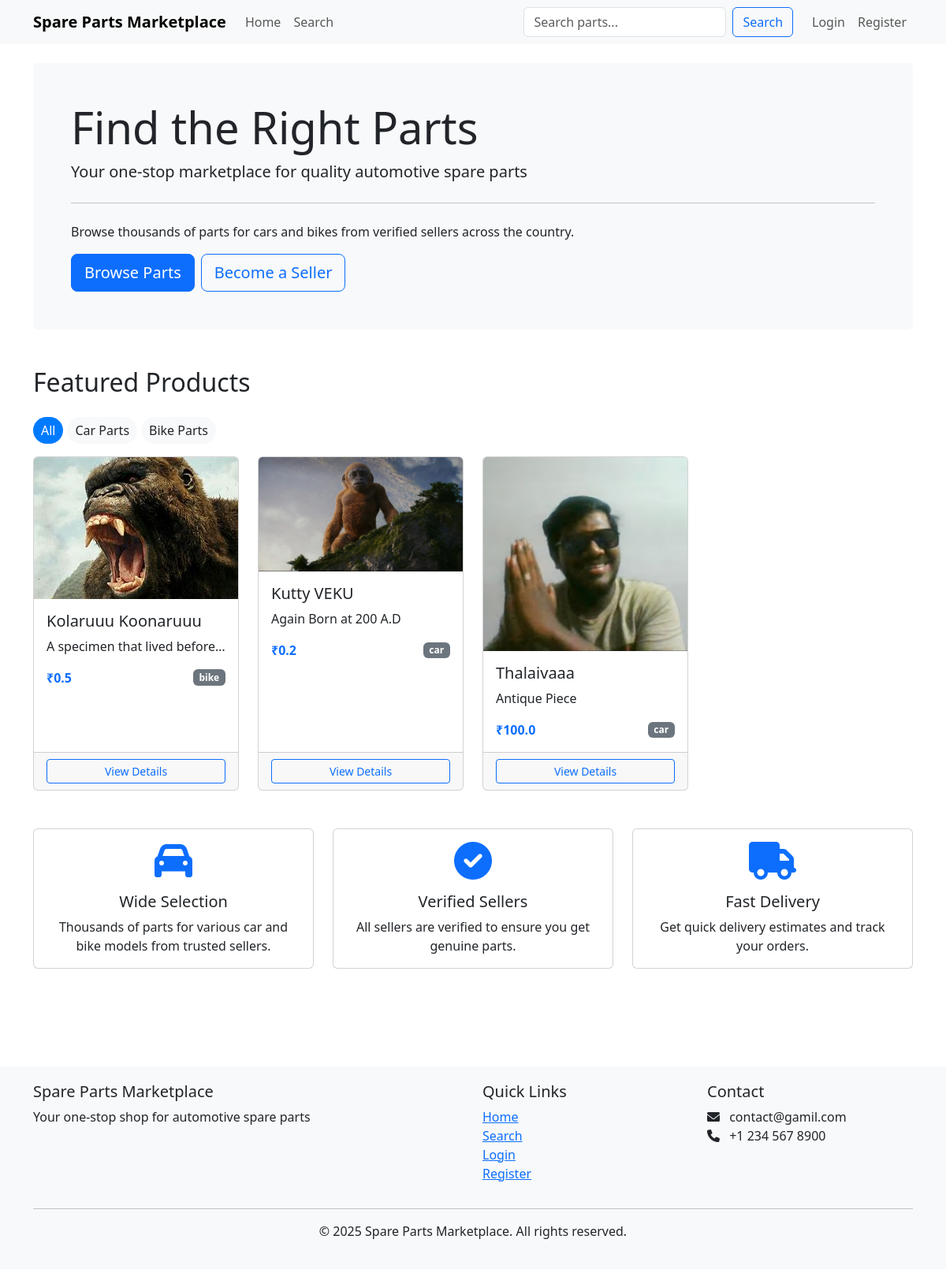
Before: / with the older database file.
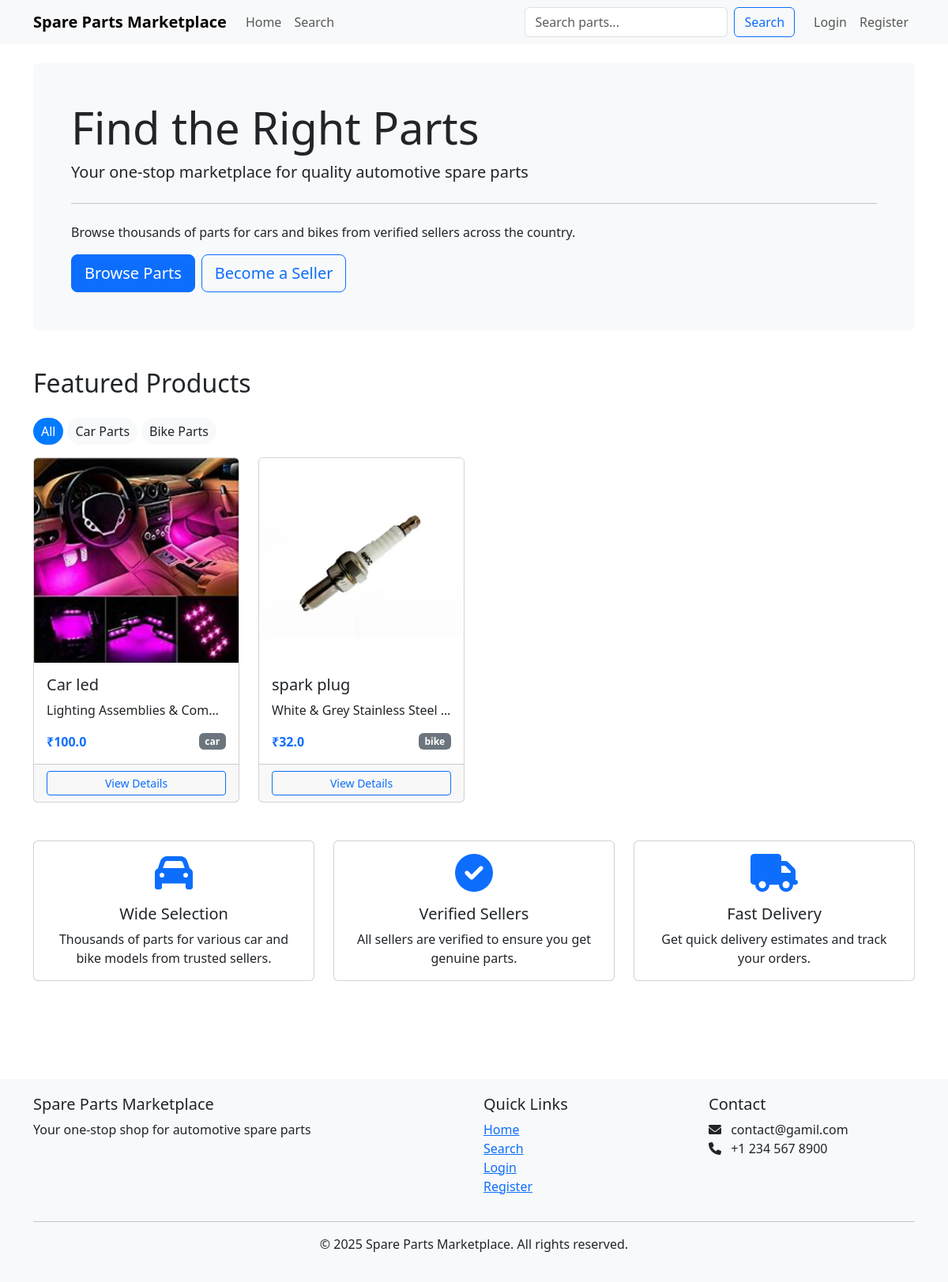
After: the same page with the newer database file.
### app.py (models this page shows)
class Product(db.Model):
    id = db.Column(db.Integer, primary_key=True)
    seller_id = db.Column(db.Integer, db.ForeignKey('user.id'), nullable=False)
    name = db.Column(db.String(100), nullable=False)
    description = db.Column(db.Text, nullable=False)
    price = db.Column(db.Float, nullable=False)
    stock = db.Column(db.Integer, nullable=False)
    category = db.Column(db.String(50), nullable=False)  # 'bike', 'car'
    image = db.Column(db.String(255), nullable=True)
    eta = db.Column(db.Integer, nullable=False)  # Estimated time of arrival in days
    created_at = db.Column(db.DateTime, default=datetime.utcnow)
    cart_items = db.relationship('CartItem', backref='product', lazy=True)
    order_items = db.relationship('OrderItem', backref='product', lazy=True)

### app.py (the view)
@app.route('/')
def index():
    products = Product.query.join(SellerInfo, Product.seller_id == SellerInfo.user_id).filter(SellerInfo.is_approved == True).all()
    return render_template('index.html', products=products)

### templates/index.html (shortened to what this page needs)
{% extends "base.html" %}  {% block content %}
<div class="jumbotron bg-light p-5 rounded">
  <h1 class="display-4">Find the Right Parts</h1>
  <p class="lead">
    Your one-stop marketplace for quality automotive spare parts
  </p>
  <hr class="my-4" />
  <p>
    Browse thousands of parts for cars and bikes from verified sellers across
    the country.
  </p>
  <div class="d-flex">
    <a
      class="btn btn-primary btn-lg me-2"
      href="{{ url_for('search') }}"
      role="button"
      >Browse Parts</a
    >
    {% if not session.user_id %}
    <a
      class="btn btn-outline-primary btn-lg"
      href="{{ url_for('register_seller') }}"
      role="button"
      >Become a Seller</a
    >
    {% endif %}
  </div>
</div>
<div class="my-5">
  <h2 class="mb-4">Featured Products</h2>
  <div class="d-flex mb-3 overflow-auto">
    <div class="category-badge active" data-category="">All</div>
    <div class="category-badge" data-category="car">Car Parts</div>
    <div class="category-badge" data-category="bike">Bike Parts</div>
  </div>
  <div class="row row-cols-1 row-cols-md-2 row-cols-lg-4 g-4">
    {% for product in products %}
    <div class="col product-item" data-category="{{ product.category }}">
      <div class="card product-card">
        {% if product.image %}
        <img
          src="{{ url_for('static', filename=product.image) }}"
          class="card-img-top"
          alt="{{ product.name }}"
        />
        {% else %}
        <div class="bg-light text-center py-5">
          <i class="fas fa-image fa-3x text-secondary"></i>
        </div>
        {% endif %}
        <div class="card-body">
          <h5 class="card-title">{{ product.name }}</h5>
          <p class="card-text text-truncate">{{ product.description }}</p>
          <div class="d-flex justify-content-between align-items-center">
            <span class="text-primary fw-bold">₹{{ product.price }}</span>
            <span class="badge bg-secondary">{{ product.category }}</span>
          </div>
        </div>
        <div class="card-footer">
          <div class="d-grid">
            <a
              href="{{ url_for('product_detail', product_id=product.id) }}"
              class="btn btn-sm btn-outline-primary"
              >View Details</a
            >
          </div>
        </div>
      </div>
    </div>
    {% endfor %}
  </div>
</div>
<div class="row my-5">
  <div class="col-md-4 mb-4">
    <div class="card text-center h-100">
      <div class="card-body">
        <i class="fas fa-car fa-3x mb-3 text-primary"></i>
        <h5 class="card-title">Wide Selection</h5>
        <p class="card-text">
          Thousands of parts for various car and bike models from trusted
          sellers.
        </p>
      </div>
    </div>
  </div>
  <div class="col-md-4 mb-4">
    <div class="card text-center h-100">
      <div class="card-body">
        <i class="fas fa-check-circle fa-3x mb-3 text-primary"></i>
        <h5 class="card-title">Verified Sellers</h5>
        <p class="card-text">
          All sellers are verified to ensure you get genuine parts.
        </p>
      </div>
    </div>
  </div>
  <div class="col-md-4 mb-4">
    <div class="card text-center h-100">
      <div class="card-body">
        <i class="fas fa-truck fa-3x mb-3 text-primary"></i>
        <h5 class="card-title">Fast Delivery</h5>
        <p class="card-text">
          Get quick delivery estimates and track your orders.
        </p>
      </div>
    </div>
  </div>
</div>
{% endblock %}

### templates/base.html (shortened to what this page needs)
<!DOCTYPE html>
<html lang="en">
  <head>
    <link
      href="https://cdn.jsdelivr.net/npm/bootstrap@5.3.0-alpha1/dist/css/bootstrap.min.css"
      rel="stylesheet"
    />
    <link
      rel="stylesheet"
      href="https://cdnjs.cloudflare.com/ajax/libs/font-awesome/6.0.0/css/all.min.css"
    />
  </head>
  <body>
    <nav class="navbar navbar-expand-lg navbar-light bg-light">
      <div class="container">
        <a class="navbar-brand" href="{{ url_for('index') }}"
          >Spare Parts Marketplace</a
        >
        <div class="collapse navbar-collapse" id="navbarNav">
          <ul class="navbar-nav me-auto">
            <li class="nav-item">
              <a class="nav-link" href="{{ url_for('index') }}">Home</a>
            </li>
            <li class="nav-item">
              <a class="nav-link" href="{{ url_for('search') }}">Search</a>
            </li>
          </ul>
          <form
            class="d-flex me-3"
            action="{{ url_for('search') }}"
            method="get"
          >
            <input
              class="form-control me-2"
              type="search"
              name="query"
              placeholder="Search parts..."
              aria-label="Search"
            />
            <button class="btn btn-outline-primary" type="submit">
              Search
            </button>
          </form>
          <ul class="navbar-nav">
            {% if session.user_id %}
            <li class="nav-item dropdown">
              <a
                class="nav-link dropdown-toggle"
                href="#"
                id="navbarDropdown"
                role="button"
                data-bs-toggle="dropdown"
                aria-expanded="false"
              >
                {{ session.name }}
              </a>
              <ul
                class="dropdown-menu dropdown-menu-end"
                aria-labelledby="navbarDropdown"
              >
                <li>
                  <a class="dropdown-item" href="{{ url_for('profile') }}"
                    >Profile</a
                  >
                </li>
                {% if session.role == 'buyer' %}
                <li>
                  <a class="dropdown-item" href="{{ url_for('view_cart') }}"
                    >Cart</a
                  >
                </li>
                <li>
                  <a class="dropdown-item" href="{{ url_for('view_orders') }}"
                    >My Orders</a
                  >
                </li>
                {% endif %}
                <li><hr class="dropdown-divider" /></li>
                <li>
                  <a class="dropdown-item" href="{{ url_for('logout') }}"
                    >Logout</a
                  >
                </li>
              </ul>
            </li>
            {% else %}
            <li class="nav-item">
              <a class="nav-link" href="{{ url_for('login') }}">Login</a>
            </li>
            <li class="nav-item">
              <a class="nav-link" href="{{ url_for('register_buyer') }}"
                >Register</a
              >
            </li>
            {% endif %}
          </ul>
        </div>
      </div>
    </nav>
    <div class="container mt-4">
       {% block content %}{% endblock %}
    </div>
    <footer class="bg-light">
      <div class="container">
        <div class="row">
          <div class="col-md-6">
            <h5>Spare Parts Marketplace</h5>
            <p>Your one-stop shop for automotive spare parts</p>
          </div>
          <div class="col-md-3">
            <h5>Quick Links</h5>
            <ul class="list-unstyled">
              <li><a href="{{ url_for('index') }}">Home</a></li>
              <li><a href="{{ url_for('search') }}">Search</a></li>
              {% if session.user_id %}
              <li><a href="{{ url_for('profile') }}">Profile</a></li>
              <li><a href="{{ url_for('logout') }}">Logout</a></li>
              {% else %}
              <li><a href="{{ url_for('login') }}">Login</a></li>
              <li><a href="{{ url_for('register_buyer') }}">Register</a></li>
              {% endif %}
            </ul>
          </div>
          <div class="col-md-3">
            <h5>Contact</h5>
            <ul class="list-unstyled">
              <li>
                <i class="fas fa-envelope me-2"></i>
                contact@gamil.com
              </li>
              <li><i class="fas fa-phone me-2"></i> +1 234 567 8900</li>
            </ul>
          </div>
        </div>
        <hr />
        <div class="text-center">
          <p>&copy; 2025 Spare Parts Marketplace. All rights reserved.</p>
        </div>
      </div>
    </footer>
  </body>
</html>

### templates/base.html (style rules this page uses)
.navbar-brand { font-weight: bold; }
.category-badge { background-color: #f8f9fa; color: #212529; padding: 5px 10px; border-radius: 20px; margin-right: 5px; cursor: pointer; }
.category-badge.active { background-color: #007bff; color: white; }
.product-card { height: 100%; transition: transform 0.3s; }
footer { margin-top: 100px; padding: 20px 0; background-color: #f8f9fa; }

Changed rows visible on the page:
removed Product: image (picture), name "Kolaruuu Koonaruuu", description "A specimen that lived before…", price "0.5", category "bike"
removed Product: image (picture), name "Kutty VEKU", description "Again Born at 200 A.D", price "0.2", category "car"
removed Product: image+name (picture), name "Thalaivaaa", description "Antique Piece", price "100.0", category "car"
added Product: image (picture), name "Car led", description "Lighting Assemblies & Com…", price "100.0", category "car"
added Product: image (picture), name "spark plug", description "White & Grey Stainless Steel…", price "32.0", category "bike"
